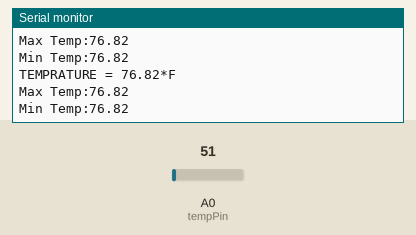
Simulated run of this sketch. Board: Arduino Uno, built with avr-gcc and run on an emulated ATmega328P. On the bench: the last lines printed to the serial monitor. The inputs (shaded band) are chosen by the test bench; at power-on: A0 (tempPin) = 51.

Above: at 2.8 s.
2.9 s: A0 (tempPin) set to 61
At 4.5 s:
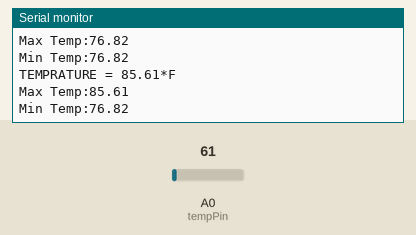
5.6 s: A0 (tempPin) set to 71
At 7.3 s:
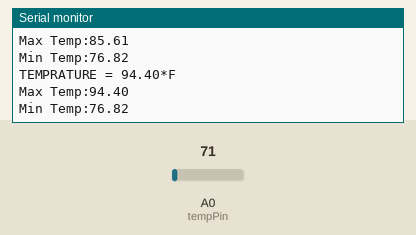
Timing chart, 0 to 8.8 s (numbered marks = the images above; inputs shaded):
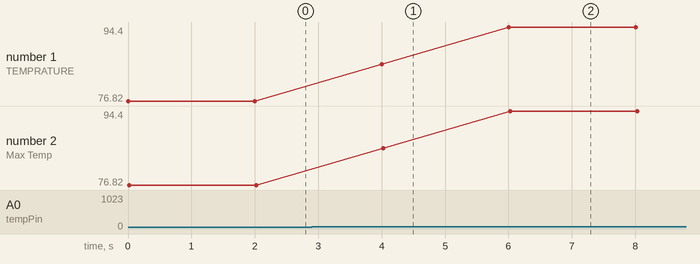

The sketch:

IOT_9_SB.ino
```cpp
int val;
int tempPin = 0;
float tfmax;
float tfmin = 100;
void setup()
{
Serial.begin(9600);
}
void loop()
{
val = analogRead(tempPin);
float mv = ( val/1024.0)*500;
float cel = mv;
float farh = (cel*9)/5 + 32;
// Serial.print("TEMPRATURE = ");
// Serial.print(cel);
// Serial.print("*C");
// Serial.println();
// delay(1000);
if (farh > tfmax)
{
tfmax = farh;
}
if (farh < tfmin)
{
tfmin = farh;
}
Serial.print("TEMPRATURE = ");
Serial.print(farh);
Serial.print("*F");
Serial.println();
Serial.print("Max Temp:");
Serial.print(tfmax);
Serial.println();
Serial.print("Min Temp:");
Serial.print(tfmin);
Serial.println();
Serial.println();
delay(2000);
}
```

Measured:
- after the input at 2.9 s, the serial monitor: prints a new line after 1.1 s (image 1)
- after the input at 5.6 s, the serial monitor: prints a new line after 0.41 s (image 2)
- plotted number 1: 76.82 → 85.61 after the input at 2.9 s, 85.61 → 94.4 after the input at 5.6 s
- plotted number 2: 76.82 → 85.61 after the input at 2.9 s, 85.61 → 94.4 after the input at 5.6 s
